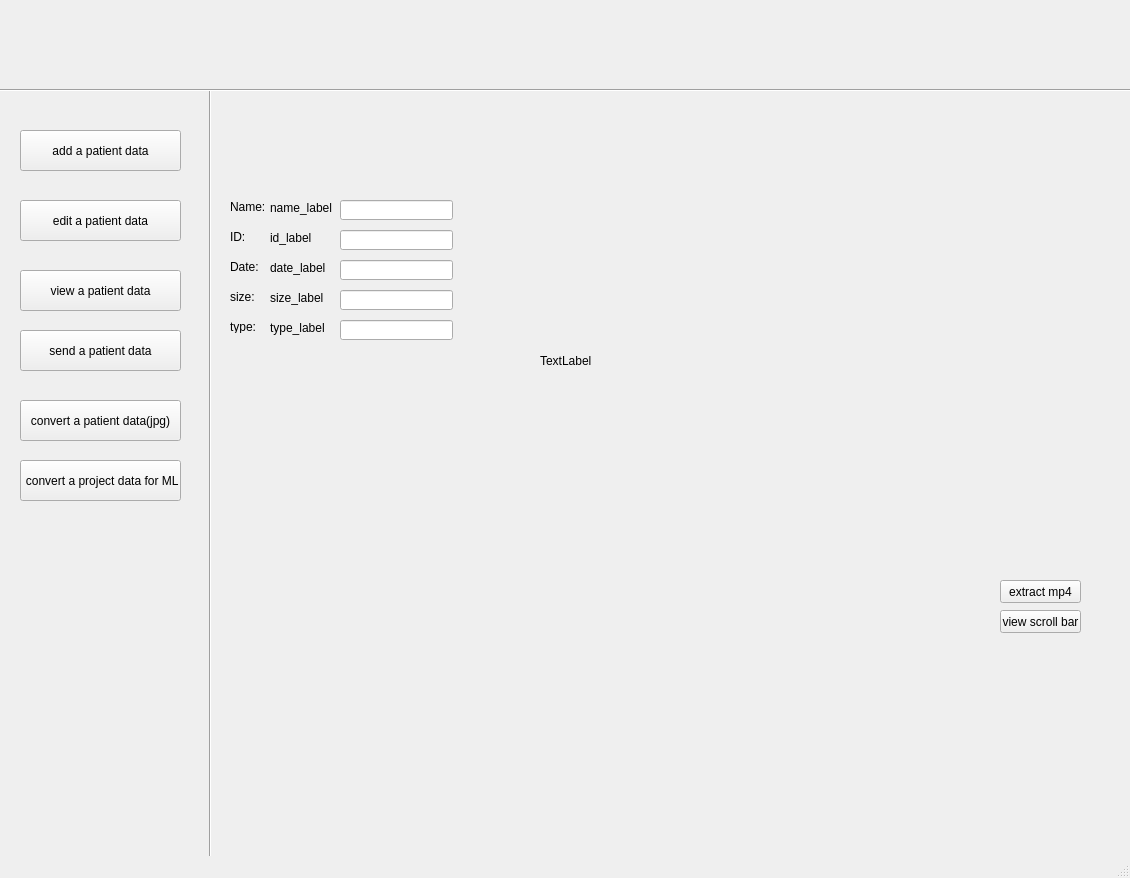
<?xml version="1.0" encoding="UTF-8"?>
<ui version="4.0">
 <class>MainWindow</class>
 <widget class="QMainWindow" name="MainWindow">
  <property name="geometry">
   <rect>
    <x>0</x>
    <y>0</y>
    <width>1130</width>
    <height>878</height>
   </rect>
  </property>
  <property name="windowTitle">
   <string>MainWindow</string>
  </property>
  <widget class="QWidget" name="centralwidget">
   <widget class="Line" name="menu_line">
    <property name="geometry">
     <rect>
      <x>200</x>
      <y>90</y>
      <width>20</width>
      <height>771</height>
     </rect>
    </property>
    <property name="orientation">
     <enum>Qt::Vertical</enum>
    </property>
   </widget>
   <widget class="QPushButton" name="add_patient_data_button">
    <property name="geometry">
     <rect>
      <x>20</x>
      <y>130</y>
      <width>161</width>
      <height>41</height>
     </rect>
    </property>
    <property name="text">
     <string>add a patient data</string>
    </property>
   </widget>
   <widget class="QPushButton" name="convert_patient_data_button">
    <property name="geometry">
     <rect>
      <x>20</x>
      <y>400</y>
      <width>161</width>
      <height>41</height>
     </rect>
    </property>
    <property name="text">
     <string>convert a patient data(jpg)</string>
    </property>
   </widget>
   <widget class="QPushButton" name="send_patient_data_button">
    <property name="geometry">
     <rect>
      <x>20</x>
      <y>330</y>
      <width>161</width>
      <height>41</height>
     </rect>
    </property>
    <property name="text">
     <string>send a patient data</string>
    </property>
   </widget>
   <widget class="QPushButton" name="convert_project_data_button">
    <property name="geometry">
     <rect>
      <x>20</x>
      <y>460</y>
      <width>161</width>
      <height>41</height>
     </rect>
    </property>
    <property name="text">
     <string> convert a project data for ML</string>
    </property>
   </widget>
   <widget class="QPushButton" name="view_patient_data_button">
    <property name="geometry">
     <rect>
      <x>20</x>
      <y>270</y>
      <width>161</width>
      <height>41</height>
     </rect>
    </property>
    <property name="text">
     <string>view a patient data</string>
    </property>
   </widget>
   <widget class="QPushButton" name="edit_patient_data_button">
    <property name="geometry">
     <rect>
      <x>20</x>
      <y>200</y>
      <width>161</width>
      <height>41</height>
     </rect>
    </property>
    <property name="text">
     <string>edit a patient data</string>
    </property>
   </widget>
   <widget class="Line" name="header_line">
    <property name="geometry">
     <rect>
      <x>0</x>
      <y>80</y>
      <width>1131</width>
      <height>20</height>
     </rect>
    </property>
    <property name="orientation">
     <enum>Qt::Horizontal</enum>
    </property>
   </widget>
   <widget class="QLabel" name="image_container">
    <property name="geometry">
     <rect>
      <x>540</x>
      <y>160</y>
      <width>531</width>
      <height>401</height>
     </rect>
    </property>
    <property name="text">
     <string>TextLabel</string>
    </property>
   </widget>
   <widget class="QLabel" name="label">
    <property name="geometry">
     <rect>
      <x>230</x>
      <y>200</y>
      <width>47</width>
      <height>13</height>
     </rect>
    </property>
    <property name="text">
     <string>Name:</string>
    </property>
   </widget>
   <widget class="QLabel" name="label_2">
    <property name="geometry">
     <rect>
      <x>230</x>
      <y>230</y>
      <width>47</width>
      <height>13</height>
     </rect>
    </property>
    <property name="text">
     <string>ID:</string>
    </property>
   </widget>
   <widget class="QLabel" name="label_3">
    <property name="geometry">
     <rect>
      <x>230</x>
      <y>260</y>
      <width>47</width>
      <height>13</height>
     </rect>
    </property>
    <property name="text">
     <string>Date:</string>
    </property>
   </widget>
   <widget class="QLabel" name="label_4">
    <property name="geometry">
     <rect>
      <x>230</x>
      <y>290</y>
      <width>47</width>
      <height>13</height>
     </rect>
    </property>
    <property name="text">
     <string>size:</string>
    </property>
   </widget>
   <widget class="QLabel" name="label_5">
    <property name="geometry">
     <rect>
      <x>230</x>
      <y>320</y>
      <width>47</width>
      <height>13</height>
     </rect>
    </property>
    <property name="text">
     <string>type:</string>
    </property>
   </widget>
   <widget class="QLabel" name="label_6">
    <property name="geometry">
     <rect>
      <x>270</x>
      <y>200</y>
      <width>141</width>
      <height>16</height>
     </rect>
    </property>
    <property name="text">
     <string>name_label</string>
    </property>
   </widget>
   <widget class="QLabel" name="label_7">
    <property name="geometry">
     <rect>
      <x>270</x>
      <y>290</y>
      <width>141</width>
      <height>16</height>
     </rect>
    </property>
    <property name="text">
     <string>size_label</string>
    </property>
   </widget>
   <widget class="QLabel" name="label_8">
    <property name="geometry">
     <rect>
      <x>270</x>
      <y>230</y>
      <width>141</width>
      <height>16</height>
     </rect>
    </property>
    <property name="text">
     <string>id_label</string>
    </property>
   </widget>
   <widget class="QLabel" name="label_9">
    <property name="geometry">
     <rect>
      <x>270</x>
      <y>260</y>
      <width>141</width>
      <height>16</height>
     </rect>
    </property>
    <property name="text">
     <string>date_label</string>
    </property>
   </widget>
   <widget class="QLabel" name="label_10">
    <property name="geometry">
     <rect>
      <x>270</x>
      <y>320</y>
      <width>141</width>
      <height>16</height>
     </rect>
    </property>
    <property name="text">
     <string>type_label</string>
    </property>
   </widget>
   <widget class="QLineEdit" name="lineEdit">
    <property name="geometry">
     <rect>
      <x>340</x>
      <y>200</y>
      <width>113</width>
      <height>20</height>
     </rect>
    </property>
   </widget>
   <widget class="QLineEdit" name="lineEdit_2">
    <property name="geometry">
     <rect>
      <x>340</x>
      <y>230</y>
      <width>113</width>
      <height>20</height>
     </rect>
    </property>
   </widget>
   <widget class="QLineEdit" name="lineEdit_3">
    <property name="geometry">
     <rect>
      <x>340</x>
      <y>260</y>
      <width>113</width>
      <height>20</height>
     </rect>
    </property>
   </widget>
   <widget class="QLineEdit" name="lineEdit_4">
    <property name="geometry">
     <rect>
      <x>340</x>
      <y>290</y>
      <width>113</width>
      <height>20</height>
     </rect>
    </property>
   </widget>
   <widget class="QLineEdit" name="lineEdit_5">
    <property name="geometry">
     <rect>
      <x>340</x>
      <y>320</y>
      <width>113</width>
      <height>20</height>
     </rect>
    </property>
   </widget>
   <widget class="QPushButton" name="pushButton">
    <property name="geometry">
     <rect>
      <x>1000</x>
      <y>580</y>
      <width>81</width>
      <height>23</height>
     </rect>
    </property>
    <property name="text">
     <string>extract mp4</string>
    </property>
   </widget>
   <widget class="QPushButton" name="pushButton_2">
    <property name="geometry">
     <rect>
      <x>1000</x>
      <y>610</y>
      <width>81</width>
      <height>23</height>
     </rect>
    </property>
    <property name="text">
     <string>view scroll bar</string>
    </property>
   </widget>
  </widget>
  <widget class="QMenuBar" name="menubar">
   <property name="geometry">
    <rect>
     <x>0</x>
     <y>0</y>
     <width>1130</width>
     <height>21</height>
    </rect>
   </property>
  </widget>
  <widget class="QStatusBar" name="statusbar"/>
 </widget>
 <resources/>
 <connections/>
</ui>
